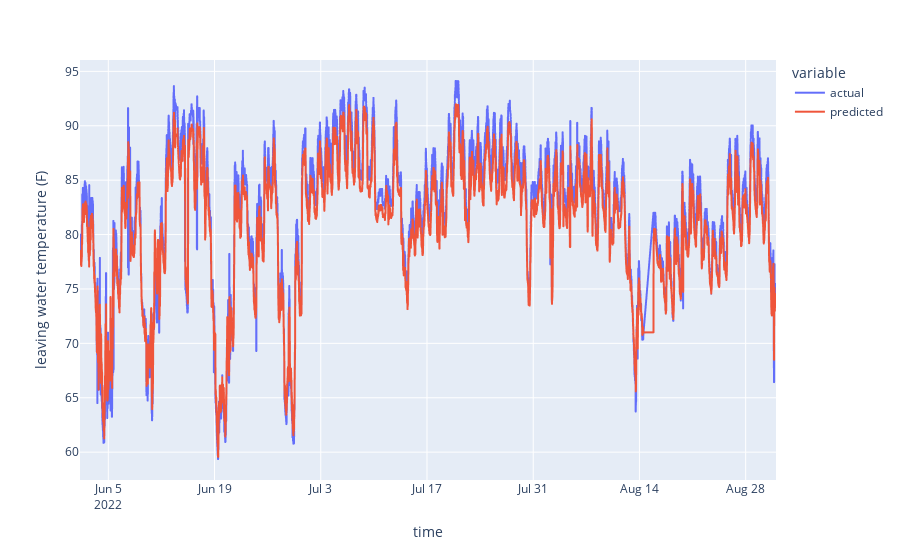

The notebook cell this image was saved under:
### Code cell
results_df = pd.DataFrame({'actual': vec_y_test.reshape((vec_y_test.shape[0])), 'predicted': yhat.reshape((yhat.shape[0]))}, index=y.index)
results_df = scaler.denormalize_results(results_df)

mabs_error = mean_absolute_error(results_df['actual'], results_df['predicted'])
rmse = np.sqrt(mean_squared_error(results_df['actual'], results_df['predicted']))
print('Mean Absolute Error: %.3f' % mabs_error)
print('RMSE: %.3f' % rmse)

fig = px.line(results_df, x=results_df.index, y=["actual", "predicted"], labels={
                     "value": "leaving water temperature (F)"
                 },)
fig.show()

### Figure 1 — Plotly figure (JSON) as saved in the notebook; plotly's stock layout.template omitted (floating-point values rounded to 4 significant figures; data arrays with more than 128 entries replaced by an {"elided": "..."} marker saying what was removed)
{"data": [{"hovertemplate": "variable=actual<br>time=%{x}<br>leaving water temperature (F)=%{y}<extra></extra>", "legendgroup": "actual", "line": {"color": "#636efa", "dash": "solid"}, "marker": {"symbol": "circle"}, "mode": "lines", "name": "actual", "showlegend": true, "type": "scattergl", "x": {"elided": "25706 str values"}, "xaxis": "x", "y": {"elided": "25706 float values"}, "yaxis": "y"}, {"hovertemplate": "variable=predicted<br>time=%{x}<br>leaving water temperature (F)=%{y}<extra></extra>", "legendgroup": "predicted", "line": {"color": "#EF553B", "dash": "solid"}, "marker": {"symbol": "circle"}, "mode": "lines", "name": "predicted", "showlegend": true, "type": "scattergl", "x": {"elided": "25706 str values"}, "xaxis": "x", "y": {"elided": "25706 float values"}, "yaxis": "y"}], "layout": {"legend": {"title": {"text": "variable"}, "tracegroupgap": 0}, "margin": {"t": 60}, "xaxis": {"anchor": "y", "domain": [0, 1], "title": {"text": "time"}}, "yaxis": {"anchor": "x", "domain": [0, 1], "title": {"text": "leaving water temperature (F)"}}}}
